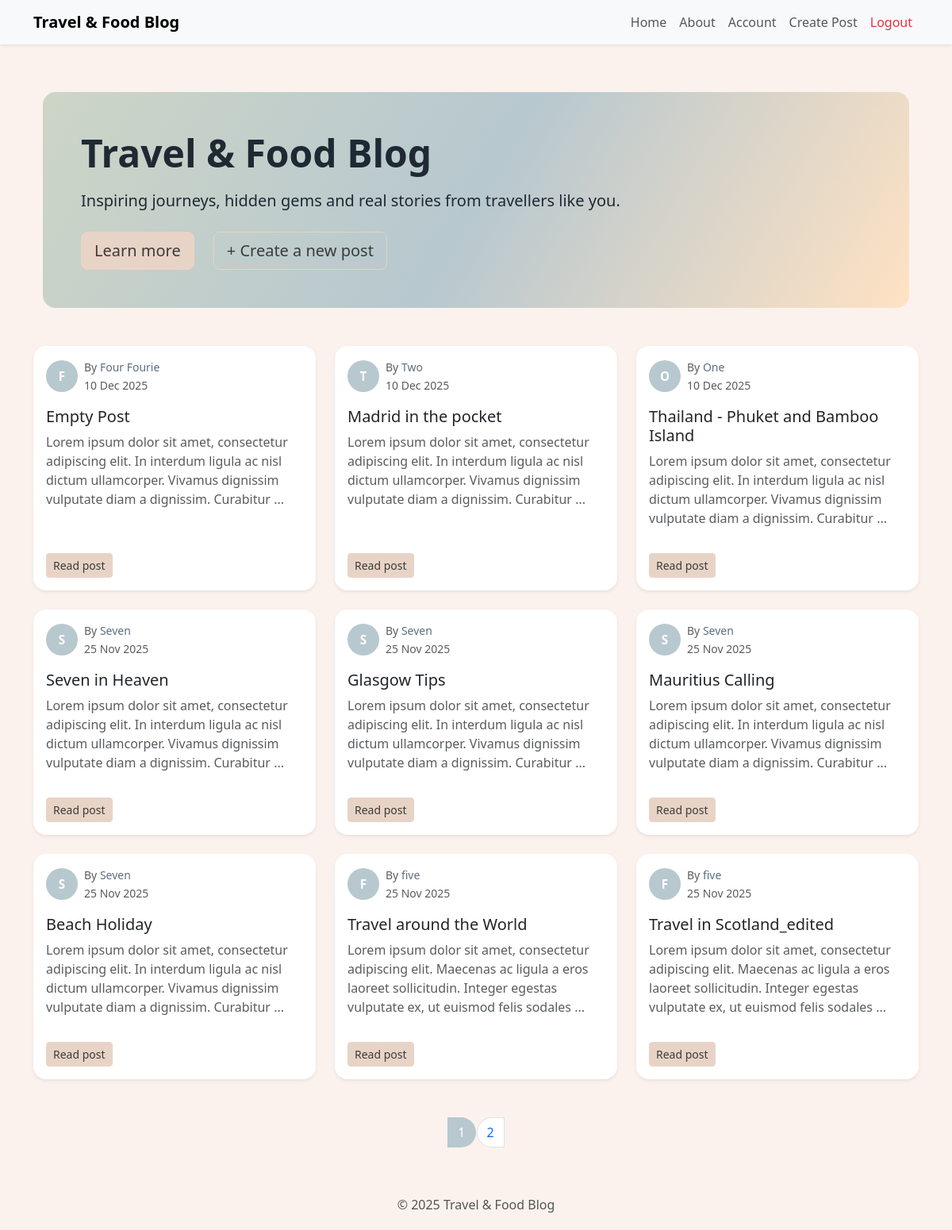
/ (signed in), run on the app's committed database.
### travelcompanyblog/models.py (models this page shows, shortened)
class BlogPost(db.Model):
    users = db.relationship(User)
    id = db.Column(db.Integer, primary_key=True)
    user_id = db.Column(db.Integer, db.ForeignKey('users.id'), nullable=False)
    date = db.Column(db.DateTime, nullable=False, default=datetime.utcnow)
    title = db.Column(db.String(140), nullable=False)
    text = db.Column(db.Text, nullable=False)

class User(db.Model, UserMixin):
    __tablename__ = 'users'
    id = db.Column(db.Integer, primary_key=True)
    profile_image = db.Column(db.String(64), nullable=False, default='default_profile.png')
    email = db.Column(db.String(64), unique=True, index=True)
    username = db.Column(db.String(64), unique=True, index=True)
    password_hash = db.Column(db.String(128))
    posts = db.relationship('BlogPost', backref='author', lazy=True)

### travelcompanyblog/core/views.py (the view)
@core.route('/')
def index():
    page = request.args.get('page', 1, type=int)
    blog_post = BlogPost.query.order_by(BlogPost.date.desc()).paginate(page=page, per_page=9)
    return render_template('index.html', blog_posts=blog_post)

### travelcompanyblog/models.py (called while the page is built)
@login_manager.user_loader
def load_user(user_id):
    return User.query.get(int(user_id))

### travelcompanyblog/templates/index.html (shortened to what this page needs)
{% extends "base.html" %}
{% block content %}
<div class="container" style="margin-top: 60px;">
<div class="bg-hero rounded-4 p-5 mb-5 text-center text-md-start">
  <h1 class="display-5 fw-bold mb-3">Travel & Food Blog</h1>
  <p class="lead mb-4">
    Inspiring journeys, hidden gems and real stories from travellers like you.
  </p>
  <div class="d-flex flex-column flex-sm-row gap-2">
    <a href="{{ url_for('core.info') }}" class="btn btn-accent btn-lg me-sm-3 mb-2 mb-sm-0">
      Learn more
    </a>
    {% if current_user.is_authenticated %}
      <a href="{{ url_for('blog_posts.create_post') }}" class="btn btn-outline-accent btn-lg">
        + Create a new post
      </a>
    {% else %}
      <a href="{{ url_for('users.register') }}" class="btn btn-outline-accent btn-lg">
        Join the community
      </a>
    {% endif %}
  </div>
</div>
</div>
<div class="row g-4">
  {% for post in blog_posts.items %}
    <div class="col-md-6 col-lg-4">
      <div class="card h-100 shadow-sm border-0 blog-card">
        <div class="card-body d-flex flex-column">
          <div class="d-flex align-items-center mb-3">
            <div class="avatar-circle me-2">
              {{ post.author.username[0]|upper }}
            </div>
            <div>
              <small class="text-muted d-block">
                By <a href="{{ url_for('users.user_posts', username=post.author.username) }}"
                      class="author-link">
                      {{ post.author.username }}
                    </a>
              </small>
              <small class="text-muted">
                {{ post.date.strftime('%d %b %Y') }}
              </small>
            </div>
          </div>
          <h5 class="card-title mb-2">
            <a href="{{ url_for('blog_posts.blog_post', blog_post_id=post.id) }}"
               class="stretched-link text-decoration-none text-dark">
              {{ post.title }}
            </a>
          </h5>
          <p class="card-text text-muted flex-grow-1">
            {{ post.text[:160] }}{% if post.text|length > 160 %}...{% endif %}
          </p>
          <div class="mt-3">
            <a class="btn btn-sm btn-accent"
               href="{{ url_for('blog_posts.blog_post', blog_post_id=post.id) }}">
              Read post
            </a>
          </div>
        </div>
      </div>
    </div>
  {% endfor %}
</div>
<nav aria-label="Page navigation" class="mt-5">
  <ul class="pagination justify-content-center">
    {% for page_num in blog_posts.iter_pages(left_edge=1, left_current=2,
                                             right_current=2, right_edge=1) %}
      {% if page_num %}
        <li class="page-item {% if blog_posts.page == page_num %}active{% endif %}">
          <a class="page-link"
             href="{{ url_for('core.index', page=page_num) }}">{{ page_num }}</a>
        </li>
      {% else %}
        <li class="page-item disabled"><span class="page-link">…</span></li>
      {% endif %}
    {% endfor %}
  </ul>
</nav>
{% endblock %}

### travelcompanyblog/templates/base.html (style rules this page uses)
body { background: #FBF2ED; }
.bg-hero { background: linear-gradient(120deg, #CDD5C6, #B7C8CF, #FFE2C3); color: #1f2933; }
.blog-card { background-color: #ffffff; border-radius: 1rem; transition: transform 0.15s ease, box-shadow 0.15s ease; }
.avatar-circle { width: 40px; height: 40px; border-radius: 50%; background-color: #B7C8CF; color: #ffffff; font-weight: 600; display: flex; align-items: center; justify-content: center; font-size: 0.95rem; }
.author-link { color: #5c6f82; text-decoration: none; }
.btn-accent { background-color: #E8D4C6; border-color: #E8D4C6; color: #3b3b3b; }
.btn-outline-accent { border-color: #E8D4C6; color: #3b3b3b; }
.pagination .page-link { border-radius: 999px; margin: 0 2px; }
.pagination .page-item.active .page-link { background-color: #B7C8CF; border-color: #B7C8CF; }

### data on the page
BlogPost: author "F", author.username "Four Fourie", date "10 Dec 2025", title "Empty Post", text "Lorem ipsum dolor sit amet, consectetur adipiscing elit. In interdum ligula ac nisl dictum ullamcorper. Vivamus dignissim vulputate diam a dignissim. Curabitur"
BlogPost: author "T", author.username "Two", date "10 Dec 2025", title "Madrid in the pocket", text "Lorem ipsum dolor sit amet, consectetur adipiscing elit. In interdum ligula ac nisl dictum ullamcorper. Vivamus dignissim vulputate diam a dignissim. Curabitur"
BlogPost: author "O", author.username "One", date "10 Dec 2025", title "Thailand - Phuket and Bamboo Island", text "Lorem ipsum dolor sit amet, consectetur adipiscing elit. In interdum ligula ac nisl dictum ullamcorper. Vivamus dignissim vulputate diam a dignissim. Curabitur"
BlogPost: author "S", author.username "Seven", date "25 Nov 2025", title "Seven in Heaven", text "Lorem ipsum dolor sit amet, consectetur adipiscing elit. In interdum ligula ac nisl dictum ullamcorper. Vivamus dignissim vulputate diam a dignissim. Curabitur"
BlogPost: author "S", author.username "Seven", date "25 Nov 2025", title "Glasgow Tips", text "Lorem ipsum dolor sit amet, consectetur adipiscing elit. In interdum ligula ac nisl dictum ullamcorper. Vivamus dignissim vulputate diam a dignissim. Curabitur"
BlogPost: author "S", author.username "Seven", date "25 Nov 2025", title "Mauritius Calling", text "Lorem ipsum dolor sit amet, consectetur adipiscing elit. In interdum ligula ac nisl dictum ullamcorper. Vivamus dignissim vulputate diam a dignissim. Curabitur"
BlogPost: author "S", author.username "Seven", date "25 Nov 2025", title "Beach Holiday", text "Lorem ipsum dolor sit amet, consectetur adipiscing elit. In interdum ligula ac nisl dictum ullamcorper. Vivamus dignissim vulputate diam a dignissim. Curabitur"
BlogPost: author "F", author.username "five", date "25 Nov 2025", title "Travel around the World", text "Lorem ipsum dolor sit amet, consectetur adipiscing elit. Maecenas ac ligula a eros laoreet sollicitudin. Integer egestas vulputate ex, ut euismod felis sodales"
BlogPost: author "F", author.username "five", date "25 Nov 2025", title "Travel in Scotland_edited", text "Lorem ipsum dolor sit amet, consectetur adipiscing elit. Maecenas ac ligula a eros laoreet sollicitudin. Integer egestas vulputate ex, ut euismod felis sodales"

### other printed values
{{ page_num }} "1" "2"
{{ current_year if current_year else "2025" }} "2025"
